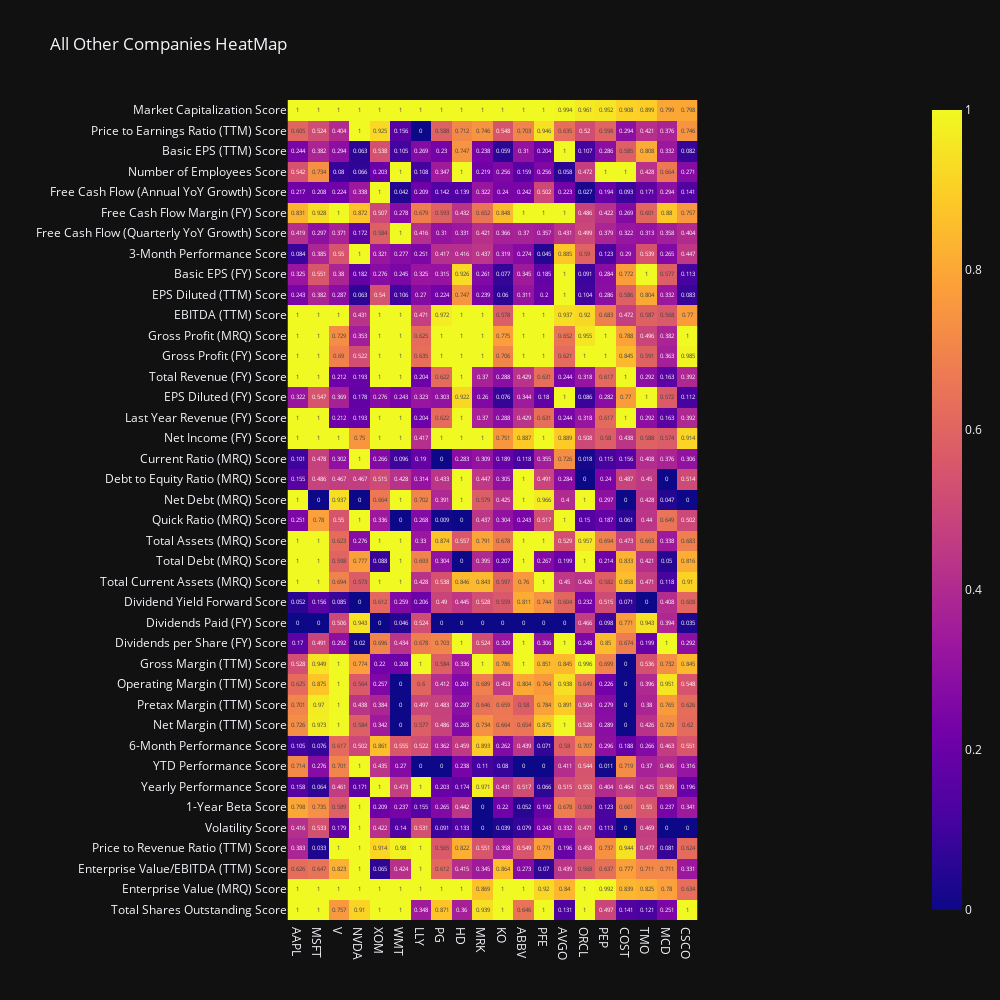

Here is the notebook cell this chart was saved with:
### Code cell
complete_df = complete_df.loc[~complete_df['Ticker'].isin(companies)]
viz.heatmap_plot(complete_df, title='All Other Companies HeatMap')

### Figure 1 — Plotly figure (JSON) as saved in the notebook; plotly's stock layout.template omitted (floating-point values rounded to 4 significant figures; data arrays with more than 128 entries replaced by an {"elided": "..."} marker saying what was removed)
{"data": [{"coloraxis": "coloraxis", "hovertemplate": "x: %{x}<br>y: %{y}<br>color: %{z}<extra></extra>", "name": "0", "texttemplate": "%{z}", "type": "heatmap", "x": ["AAPL", "MSFT", "V", "NVDA", "XOM", "WMT", "LLY", "PG", "HD", "MRK", "KO", "ABBV", "PFE", "AVGO", "ORCL", "PEP", "COST", "TMO", "MCD", "CSCO"], "xaxis": "x", "y": ["Market Capitalization Score", "Price to Earnings Ratio (TTM) Score", "Basic EPS (TTM) Score", "Number of Employees Score", "Free Cash Flow (Annual YoY Growth) Score", "Free Cash Flow Margin (FY) Score", "Free Cash Flow (Quarterly YoY Growth) Score", "3-Month Performance Score", "Basic EPS (FY) Score", "EPS Diluted (TTM) Score", "EBITDA (TTM) Score", "Gross Profit (MRQ) Score", "Gross Profit (FY) Score", "Total Revenue (FY) Score", "EPS Diluted (FY) Score", "Last Year Revenue (FY) Score", "Net Income (FY) Score", "Current Ratio (MRQ) Score", "Debt to Equity Ratio (MRQ) Score", "Net Debt (MRQ) Score", "Quick Ratio (MRQ) Score", "Total Assets (MRQ) Score", "Total Debt (MRQ) Score", "Total Current Assets (MRQ) Score", "Dividend Yield Forward Score", "Dividends Paid (FY) Score", "Dividends per Share (FY) Score", "Gross Margin (TTM) Score", "Operating Margin (TTM) Score", "Pretax Margin (TTM) Score", "Net Margin (TTM) Score", "6-Month Performance Score", "YTD Performance Score", "Yearly Performance Score", "1-Year Beta Score", "Volatility Score", "Price to Revenue Ratio (TTM) Score", "Enterprise Value/EBITDA (TTM) Score", "Enterprise Value (MRQ) Score", "Total Shares Outstanding Score"], "yaxis": "y", "z": {"elided": "40x20 float values"}}], "layout": {"coloraxis": {"colorscale": [[0, "#0d0887"], [0.1111, "#46039f"], [0.2222, "#7201a8"], [0.3333, "#9c179e"], [0.4444, "#bd3786"], [0.5556, "#d8576b"], [0.6667, "#ed7953"], [0.7778, "#fb9f3a"], [0.8889, "#fdca26"], [1, "#f0f921"]]}, "height": 1000, "title": {"text": "All Other Companies HeatMap"}, "width": 1000, "xaxis": {"anchor": "y", "constrain": "domain", "domain": [0, 1], "scaleanchor": "y"}, "yaxis": {"anchor": "x", "autorange": "reversed", "constrain": "domain", "domain": [0, 1]}}}
